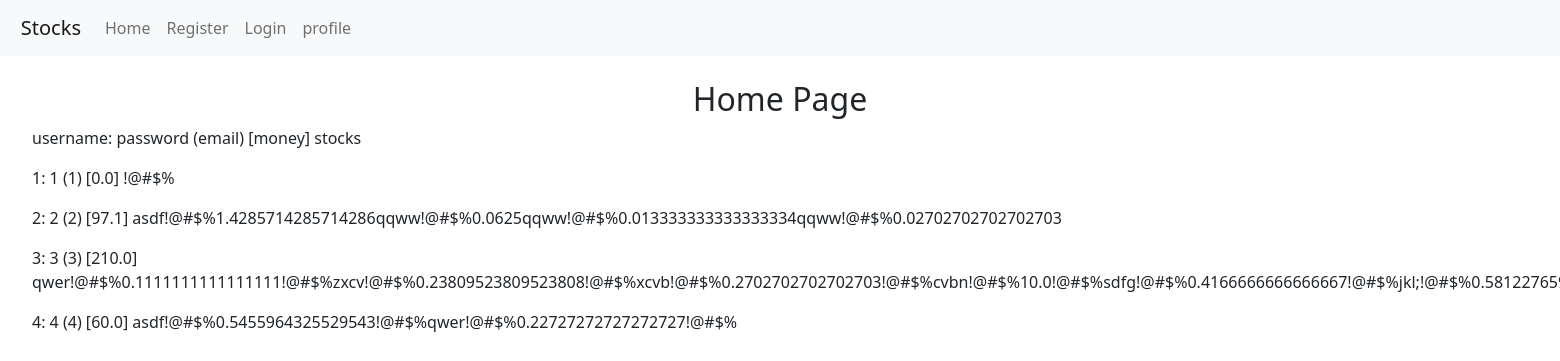
Before: / with the older database file.
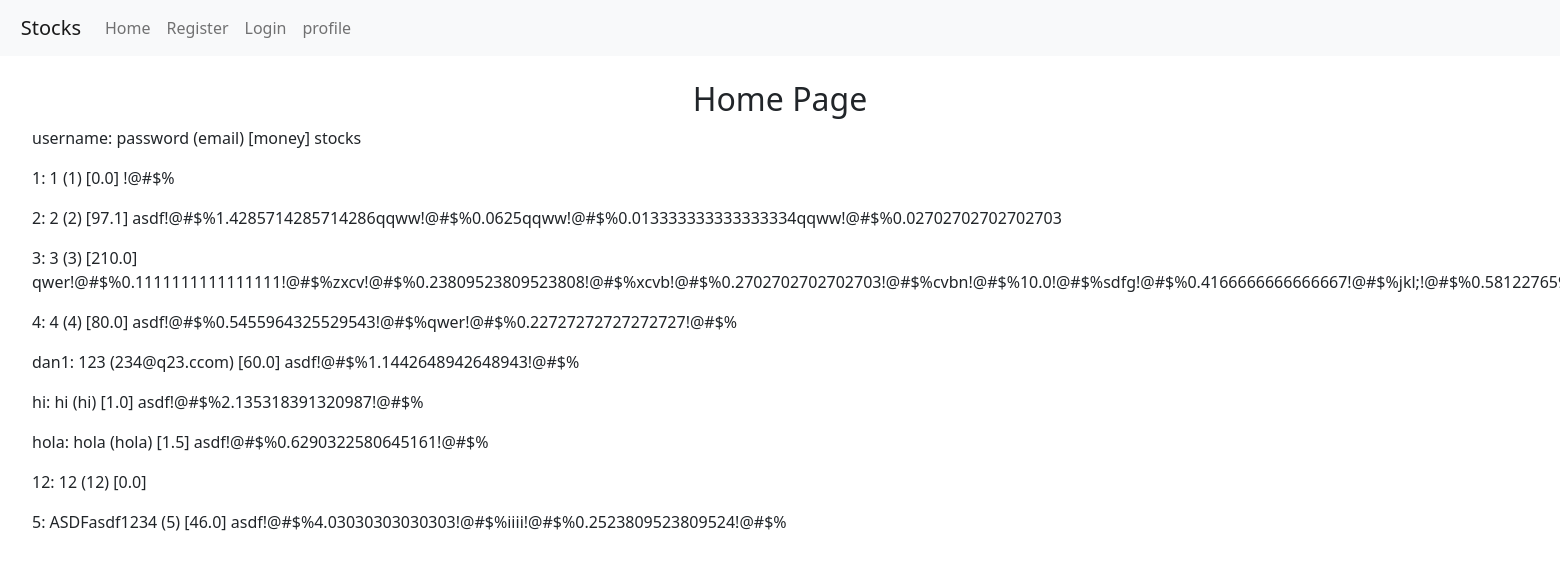
After: the same page with the newer database file.
### app.py (models this page shows, shortened)
class User(db.Model):
    id = db.Column(db.Integer, primary_key=True)
    username = db.Column(db.String(80), unique=True, nullable=False)
    password = db.Column(db.String(20), unique=False, nullable=False)
    email = db.Column(db.String(120), unique=True, nullable=False)
    money = db.Column(db.Float)
    stocks = db.Column(db.String(120))

### app.py (the view)
@app.route('/', methods = ['POST', 'GET'])
def index():
    if (session.get('ans')):
        session.pop('ans', None)
    users = User.query.all()
    return render_template('index.jinja', users = users)

### templates/index.jinja (shortened to what this page needs)
{% extends 'base.jinja' %}
{% block body %}
    <center> <h2> Home Page </i></h2> </center>
    <ul>
        <p> username: password (email) [money] stocks </p>
        {% for user in users %}
            <p> {{user.username}}: {{user.password}} ({{user.email}}) [{{user.money}}] {{user.stocks}}</p>
        {% endfor %}
    </ul>
{% endblock %}

### templates/base.jinja (shortened to what this page needs)
<html>
    <head>
        <link href="https://cdn.jsdelivr.net/npm/bootstrap@5.0.2/dist/css/bootstrap.min.css" rel="stylesheet">
    </head>
    <body>
        <nav class="navbar navbar-expand-lg navbar-light bg-light">
            <a class="navbar-brand" href="#">&nbsp &nbsp Stocks</a>
            <div class="collapse navbar-collapse" id="navbarTogglerDemo02">
                <ul class="navbar-nav mr-auto mt-2 mt-lg-0">
                    <li class="nav-item">
                        <a class="nav-link" href="{{url_for('index')}}"> Home </a>
                    </li>
                    <li class="nav-item">
                        <a class="nav-link" href="{{url_for('register')}}">Register</a>
                    </li>
                    <li class="nav-item">
                        <a class="nav-link" href="{{url_for('login')}}">Login</a>
                    </li>
                    <li class="nav-item">
                        <a class="nav-link" href="{{url_for('profile')}}">profile</a>
                    </li>
                </ul>
            </div>
        </nav>
        {% block body %}{% endblock %}
    </body>
</html>

Changed rows visible on the page:
changed User "asdf!@#$%0.5455964325529543!@#$%qwer!@#$%0.22727272727272727!@#$%": money "60.0" → "80.0"
added User: username "dan1", password "123", email "234@q23.ccom", money "60.0", stocks "asdf!@#$%1.1442648942648943!@#$%"
added User: username "hi", password "hi", email "hi", money "1.0", stocks "asdf!@#$%2.135318391320987!@#$%"
added User: username "hola", password "hola", email "hola", money "1.5", stocks "asdf!@#$%0.6290322580645161!@#$%"
added User: username "12", password "12", email "12", money "0.0"
added User: username "5", password "ASDFasdf1234", email "5", money "46.0", stocks "asdf!@#$%4.03030303030303!@#$%iiii!@#$%0.2523809523809524!@#$%"
